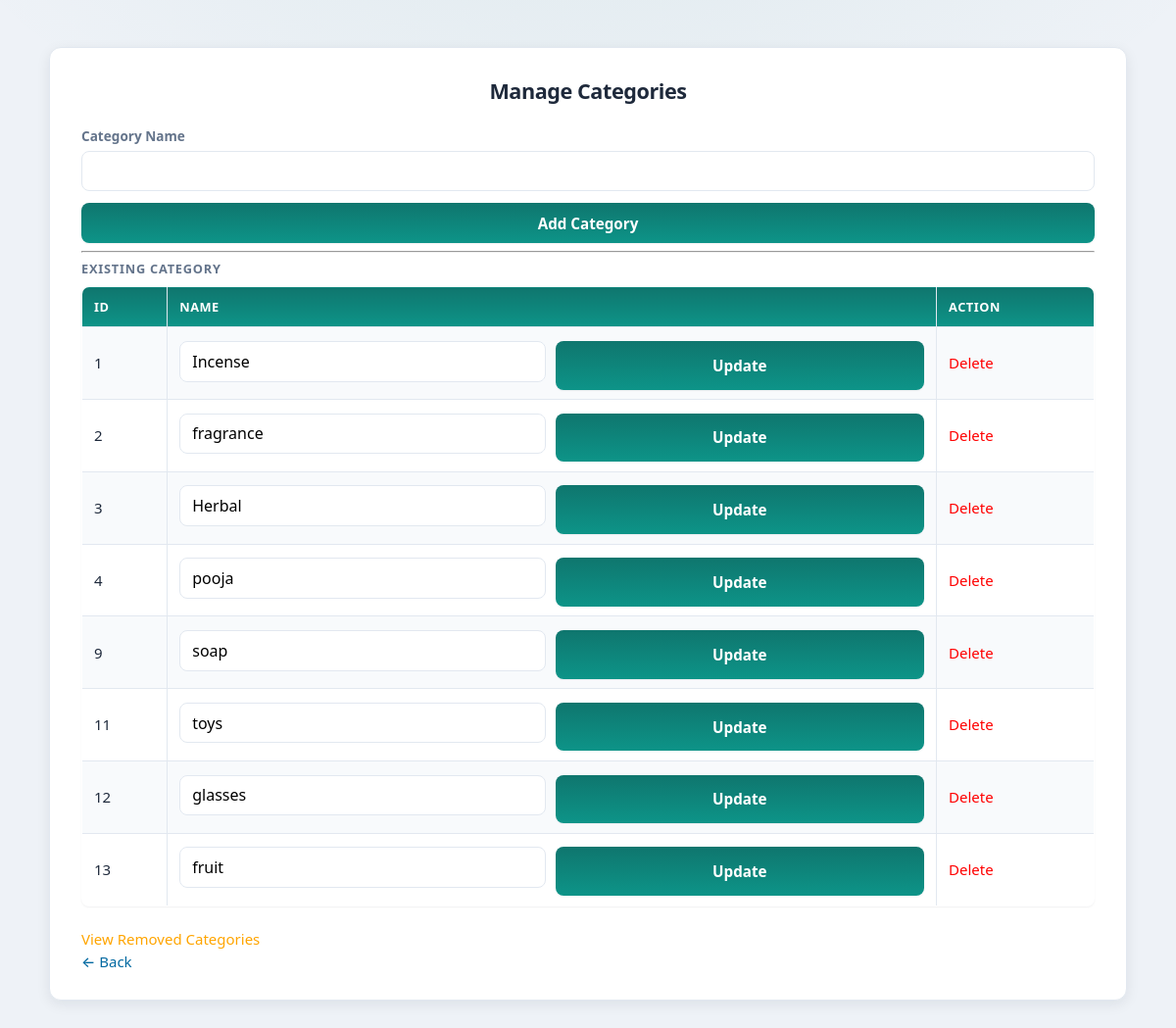
The page /manage_category.php (signed in) on the database its author committed.
### tables this page shows
CREATE TABLE IF NOT EXISTS `category` (
  `category_id` int NOT NULL AUTO_INCREMENT,
  `category_name` varchar(100) NOT NULL,
  `status` enum('active','inactive') DEFAULT 'active',
  PRIMARY KEY (`category_id`)
);

### manage_category.php (the view, shortened to what this page needs)
<?php
include 'includes/config.php';
?>
<!DOCTYPE html>
<html>
    <head>
        <link rel="stylesheet" href="style.css">
    </head>
    <body>
        <div class="login-box">
            <h2>Manage Categories</h2>
                <form method="POST">
                    <label >Category Name</label>
                    <input type="text" name="category_name" required>
                    <button type="submit" name="add_category"> Add Category</button>
                </form>
                <hr>
                <h3>Existing Category</h3>
                <table border="1" width="100%" cellpadding="10">
                    <tr>
                        <th>ID</th>
                        <th>Name</th>
                        <th>Action</th>
                    </tr>
                    <?php
                    $result = mysqli_query($conn, "SELECT * FROM category WHERE status = 'active'");
                    while($row = mysqli_fetch_assoc($result) ){
                        ?>
                        <tr>
                            <td><?php echo $row['category_id']; ?></td>
                            <td>
                                <form method="POST" style="display:flex; gap:10px;">
                                    <input type="text" name="category_name" value="<?php echo $row['category_name']; ?>">
                                    <button type="submit" name="update_category">Update</button>
                                </form>
                            </td>
                            <td>
                                <a href="manage_category.php?delete=<?php echo $row['category_id']; ?>"
                                onclick="return confirm('Delete this category?')" style="color:red;">
                                Delete
                                </a>
                            </td>
                        </tr>
                        <?php
                    }
                    ?>
                </table>
                <br>
                <a href="inactive_categories.php" style="color:orange;">
                    View Removed Categories
                </a>
                <br>
                <a href="admin/dashboard.php">← Back </a>
        </div>
    </body>
</html>

### style.css (style rules this page uses)
:root { --color-bg: #eef2f7; --color-bg-elevated: #ffffff; --color-text: #1e293b; --color-text-muted: #64748b; --color-primary: #0f766e; --color-primary-hover: #0d9488; --color-primary-soft: rgba(15, 118, 110, 0.12); --color-accent: #0369a1; --color-border: #e2e8f0; --color-success: #15803d; --color-danger: #b91c1c; --color-warning-bg: #fff7ed; --shadow-sm: 0 1px 2px rgba(15, 23, 42, 0.06); --shadow-md: 0 4px 14px rgba(15, 23, 42, 0.08); --shadow-lg: 0 12px 40px rgba(15, 23, 42, 0.1); --radius: 12px; --radius-sm: 8px; --font: system-ui, -apple-system, "Segoe UI", Roboto, "Helvetica Neue", Arial, sans-serif; --max-content: 1100px; }
*, *::before, *::after { box-sizing: border-box; }
html { -webkit-text-size-adjust: 100%; }
body { margin: 0; min-height: 100vh; padding: 1rem 1.25rem 2rem; font-family: var(--font); font-size: 15px; line-height: 1.5; color: var(--color-text); background: var(--color-bg); background-image: radial-gradient(ellipse 120% 80% at 50% -20%, rgba(15, 118, 110, 0.08), transparent 50%); }
h2 { margin: 0 0 1rem; font-weight: 600; font-size: 1.35rem; letter-spacing: -0.02em; text-align: center; color: var(--color-text); }
h3 { margin: 0 0 0.5rem; font-size: 0.8rem; font-weight: 600; text-transform: uppercase; letter-spacing: 0.06em; color: var(--color-text-muted); }
a { color: var(--color-accent); text-decoration: none; font-weight: 500; transition: color 0.15s ease; }
button:not(.btn) { width: 100%; max-width: 100%; padding: 0.65rem 1rem; margin-top: 0.25rem; background: linear-gradient(180deg, var(--color-primary) 0%, #0d9488 100%); color: #fff; border: none; border-radius: var(--radius-sm); cursor: pointer; font-family: inherit; font-size: 0.95rem; font-weight: 600; box-shadow: var(--shadow-sm); transition: filter 0.15s ease, transform 0.1s ease; }
.login-box { width: 100%; max-width: var(--max-content); margin: 2rem auto; padding: 1.75rem 2rem; background: var(--color-bg-elevated); border-radius: var(--radius); box-shadow: var(--shadow-md); border: 1px solid var(--color-border); }
.login-box h2 { text-align: center; margin-bottom: 1.25rem; }
.login-box label { display: block; margin-top: 0.75rem; font-size: 0.85rem; font-weight: 600; color: var(--color-text-muted); }
.login-box select, .login-box input:not([type="checkbox"]):not([type="radio"]) { width: 100%; max-width: 100%; padding: 0.55rem 0.75rem; margin-top: 0.25rem; margin-bottom: 0.5rem; border: 1px solid var(--color-border); border-radius: var(--radius-sm); font-family: inherit; font-size: 1rem; }
table { width: 100%; border-collapse: collapse; background: var(--color-bg-elevated); border-radius: var(--radius-sm); overflow: hidden; box-shadow: var(--shadow-sm); border: 1px solid var(--color-border); }
th { background: linear-gradient(180deg, #0f766e 0%, #0d9488 100%); color: #fff; padding: 0.65rem 0.75rem; text-align: left; font-size: 0.8rem; font-weight: 600; text-transform: uppercase; letter-spacing: 0.04em; }
td { padding: 0.6rem 0.75rem; border-bottom: 1px solid var(--color-border); text-align: left; }
tr:nth-child(even) { background: #f8fafc; }
tr:last-child td { border-bottom: none; }

### rows shown on the page
category: category_id "1", category_name "Incense"
category: category_id "2", category_name "fragrance"
category: category_id "3", category_name "Herbal"
category: category_id "4", category_name "pooja"
category: category_id "9", category_name "soap"
category: category_id "11", category_name "toys"
category: category_id "12", category_name "glasses"
category: category_id "13", category_name "fruit"
